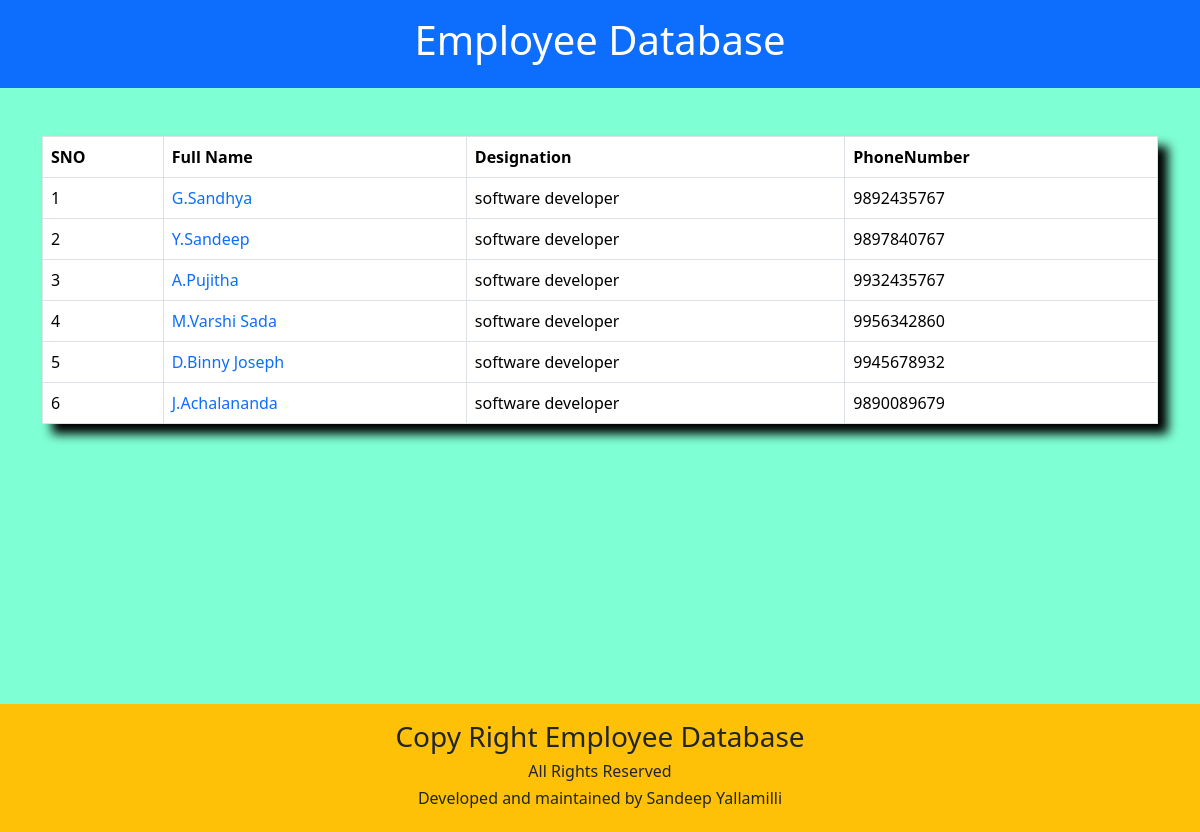
/employee/, run on the app's committed database.
### salary/models.py (models this page shows, shortened)
class Employee(models.Model):
    first_name=models.CharField(max_length=100);
    last_name=models.CharField(max_length=100);
    photo=models.ImageField(upload_to='images');
    designation=models.CharField(max_length=100);
    email_address=models.EmailField(max_length=100);
    phone_number=models.CharField(max_length=10);

### Employee/views.py (the view)
# urls.py: path('employee/',views.information,name='home'),
def information(request):
    employees=Employee.objects.all()
    context={
        'employees': employees,
    }
    return render(request, 'home.html',context)

### templates/home.html (shortened to what this page needs)
<!DOCTYPE html>
<html lang="en">
<head>
    <link href="https://cdn.jsdelivr.net/npm/bootstrap@5.3.3/dist/css/bootstrap.min.css" rel="stylesheet">
</head>
<body>
    <header class="text-center bg-primary p-3 text-white">
        <h1>Employee Database</h1>
    </header>
    <div class="container mt-5">
        <table class="table table-hover table-bordered mt-3">
            <thead>
               <th>SNO</th>
               <th>Full Name</th>
               <th>Designation</th>
               <th>PhoneNumber</th>
            </thead>
            <tbody>
             {% for x in employees %}
                <tr>
                   <td> {{forloop.counter}}</td>
                   <td><a href="{% url 'employee' x.id %}">{{x.first_name}}{{x.last_name}}</td></a>
                   <td>{{x.designation}}</td>
                   <td>{{x.phone_number}}</td>
                </tr>
              {% endfor %}
            </tbody>
        </table>
    </div>
    <footer class=" text-center bg-warning p-3 top">
        <h3>Copy Right Employee Database</h3>
        <h6>All Rights Reserved</h6>
        <h6>Developed and maintained by Sandeep Yallamilli</h6>
    </footer>
</body>
</html>

### templates/home.html (style rules this page uses)
.top { margin-top: 280px; position: relative; }
.table { box-shadow: 10px 10px 10px black; }
body { background-color: aquamarine; }
a { text-decoration: none; }

### data on the page
Employee: first_name "G.", last_name "Sandhya", designation "software developer", phone_number "9892435767"
Employee: first_name "Y.", last_name "Sandeep", designation "software developer", phone_number "9897840767"
Employee: first_name "A.", last_name "Pujitha", designation "software developer", phone_number "9932435767"
Employee: first_name "M.", last_name "Varshi Sada", designation "software developer", phone_number "9956342860"
Employee: first_name "D.", last_name "Binny Joseph", designation "software developer", phone_number "9945678932"
Employee: first_name "J.", last_name "Achalananda", designation "software developer", phone_number "9890089679"
